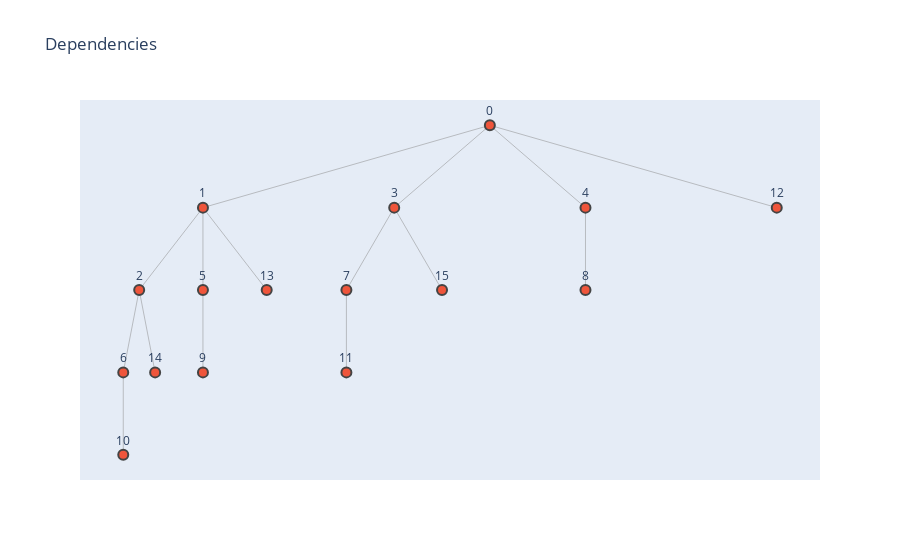

Notebook cell for this chart:
### Code cell
benchmark.dsm.trees[0].get_fig()

### Figure 1 — Plotly figure (JSON) as saved in the notebook; plotly's stock layout.template omitted (floating-point values rounded to 4 significant figures)
{"data": [{"hoverinfo": "none", "line": {"color": "#888", "width": 0.5}, "mode": "lines", "type": "scatter", "x": [0.5, 0.125, null, 0.5, 0.375, null, 0.5, 0.625, null, 0.5, 0.875, null, 0.125, 0.04167, null, 0.125, 0.125, null, 0.125, 0.2083, null, 0.375, 0.3125, null, 0.375, 0.4375, null, 0.625, 0.625, null, 0.04167, 0.02083, null, 0.04167, 0.0625, null, 0.125, 0.125, null, 0.3125, 0.3125, null, 0.02083, 0.02083, null], "y": [0, -0.2, null, 0, -0.2, null, 0, -0.2, null, 0, -0.2, null, -0.2, -0.4, null, -0.2, -0.4, null, -0.2, -0.4, null, -0.2, -0.4, null, -0.2, -0.4, null, -0.2, -0.4, null, -0.4, -0.6, null, -0.4, -0.6, null, -0.4, -0.6, null, -0.4, -0.6, null, -0.6, -0.8, null]}, {"hoverinfo": "text", "marker": {"line": {"width": 2}, "showscale": false, "size": 10}, "mode": "markers+text", "text": ["0", "1", "3", "4", "12", "2", "5", "13", "7", "15", "8", "6", "14", "9", "11", "10"], "textposition": "top center", "type": "scatter", "x": [0.5, 0.125, 0.375, 0.625, 0.875, 0.04167, 0.125, 0.2083, 0.3125, 0.4375, 0.625, 0.02083, 0.0625, 0.125, 0.3125, 0.02083], "y": [0, -0.2, -0.2, -0.2, -0.2, -0.4, -0.4, -0.4, -0.4, -0.4, -0.4, -0.6, -0.6, -0.6, -0.6, -0.8]}], "layout": {"hovermode": "closest", "showlegend": false, "title": {"text": "Dependencies"}, "xaxis": {"showgrid": false, "showticklabels": false, "zeroline": false}, "yaxis": {"showgrid": false, "showticklabels": false, "zeroline": false}}}
